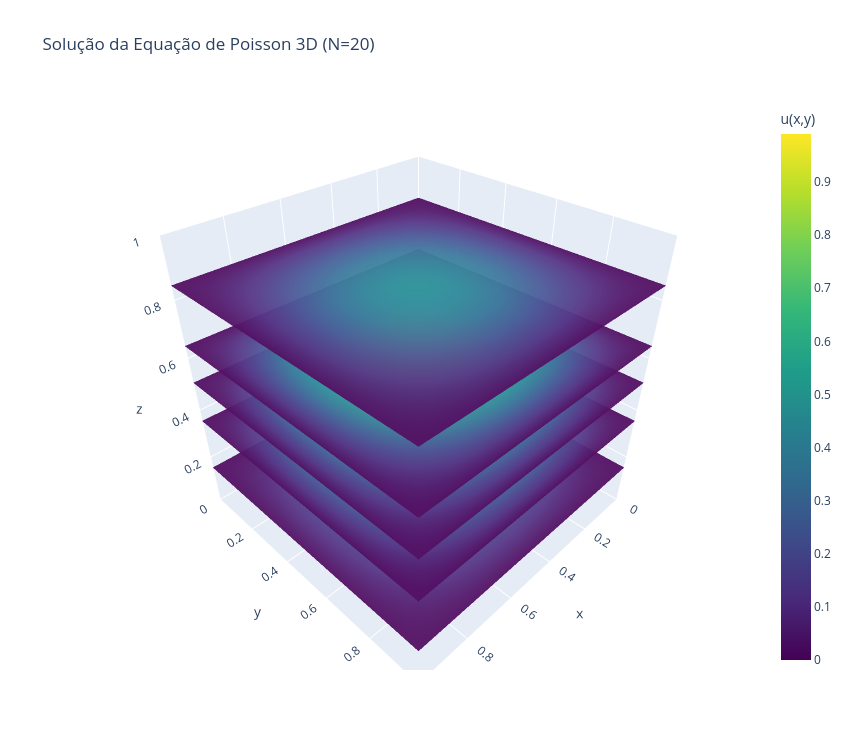

Source (notebook cell):
### Code cell
# =============================================================
# Equação de Poisson 3D — Método Espectral Galerkin-colocação
# ∇²u = f(x,y,z),  u = u_bc em ∂Ω
# =============================================================

# -------------------------------------------------------------
# parâmetros e pontos de colocação em cada direção
# -------------------------------------------------------------
N              = 20
xmin, xmax     = 0.0, 1.0
ymin, ymax     = 0.0, 1.0
zmin, zmax     = 0.0, 1.0

j    = np.arange(N + 1)
xi   = np.cos(np.pi * j / N)

x    = 0.5 * (xmin + xmax) + 0.5 * (xmax - xmin) * xi
y    = 0.5 * (ymin + ymax) + 0.5 * (ymax - ymin) * xi
z    = 0.5 * (zmin + zmax) + 0.5 * (zmax - zmin) * xi

Xg, Yg, Zg = np.meshgrid(x, y, z, indexing="ij")

# -------------------------------------------------------------
# matriz de diferenciação espectral em 1D
# -------------------------------------------------------------
c       = np.ones(N + 1)
c[0]    = 2.0
c[-1]   = 2.0
c       = c * ((-1.0) ** j)

Xm      = np.tile(xi, (N + 1, 1)).T
dXm     = Xm - Xm.T
D_ref   = np.outer(c, 1.0 / c) / (dXm + np.eye(N + 1))
D_ref  -= np.diag(D_ref.sum(axis=1))

Dx      = (2.0 / (xmax - xmin)) * D_ref
Dy      = (2.0 / (ymax - ymin)) * D_ref
Dz      = (2.0 / (zmax - zmin)) * D_ref

D2x     = Dx @ Dx
D2y     = Dy @ Dy
D2z     = Dz @ Dz

# -------------------------------------------------------------
# laplaciano 3D
# -------------------------------------------------------------
I       = np.eye(N + 1)
Lap     = (np.kron(np.kron(D2x, I), I)
         + np.kron(np.kron(I, D2y), I)
         + np.kron(np.kron(I, I), D2z))

# -------------------------------------------------------------
# termo fonte e solução analítica (caso de teste)
# u = sin(πx) sin(πy) sin(πz)  →  ∇²u = -3π² u
# -------------------------------------------------------------
f       = -3.0 * (np.pi ** 2) * np.sin(np.pi * Xg) * np.sin(np.pi * Yg) * np.sin(np.pi * Zg)
u_exata = np.sin(np.pi * Xg) * np.sin(np.pi * Yg) * np.sin(np.pi * Zg)

f_flat       = f.ravel(order="F")
u_exata_flat = u_exata.ravel(order="F")

# -------------------------------------------------------------
# condições de contorno de Dirichlet homogêneas (u = 0 em ∂Ω)
# -------------------------------------------------------------
A    = Lap.copy()
rhs  = f_flat.copy()

mask_bc = np.zeros((N + 1, N + 1, N + 1), dtype=bool)
mask_bc[0, :, :] = True;  mask_bc[-1, :, :] = True
mask_bc[:, 0, :] = True;  mask_bc[:, -1, :] = True
mask_bc[:, :, 0] = True;  mask_bc[:, :, -1] = True
idx_bc = np.where(mask_bc.ravel(order="F"))[0]

A[idx_bc, :]      = 0.0
A[idx_bc, idx_bc] = 1.0
rhs[idx_bc]       = 0.0

# -------------------------------------------------------------
# solução do sistema linear
# -------------------------------------------------------------
u_flat = solve(A, rhs)
u      = u_flat.reshape((N + 1, N + 1, N + 1), order="F")

# -------------------------------------------------------------
# diagnóstico
# -------------------------------------------------------------
erro    = norm(u_flat - u_exata_flat, ord=np.inf)
residuo = norm((Lap @ u_flat - f_flat)[~mask_bc.ravel(order="F")], ord=np.inf)

print("=" * 55)
print(f"N = {N} por direção  |  Pontos da Malha Numérica = {(N+1)**3}")
print(f"Erro Absoluto Global: {erro:.3e}")
print("=" * 55)

# -------------------------------------------------------------
# visualização da solução numérica em cortes centrais
# -------------------------------------------------------------
k_mid = N // 2
fig, axes = plt.subplots(1, 3, figsize=(15, 4.2))

im0 = axes[0].imshow(u[:, :, k_mid].T, origin="lower",
                     extent=[xmin, xmax, ymin, ymax], cmap="viridis")
axes[0].set_title(f"Solução Numérica (z = {z[k_mid]:.2f})")
axes[0].set_xlabel("x"); axes[0].set_ylabel("y")
plt.colorbar(im0, ax=axes[0])

im1 = axes[1].imshow(u[:, k_mid, :].T, origin="lower",
                     extent=[xmin, xmax, zmin, zmax], cmap="viridis")
axes[1].set_title(f"Solução Numérica (y = {y[k_mid]:.2f})")
axes[1].set_xlabel("x"); axes[1].set_ylabel("z")
plt.colorbar(im1, ax=axes[1])

im2 = axes[2].imshow(u[k_mid, :, :].T, origin="lower",
                     extent=[ymin, ymax, zmin, zmax], cmap="viridis")
axes[2].set_title(f"Solução Numérica (x = {x[k_mid]:.2f})")
axes[2].set_xlabel("y"); axes[2].set_ylabel("z")
plt.colorbar(im2, ax=axes[2])

plt.tight_layout(); plt.show()

# -----------------------------------------------------------------------------
# visualização do campo u(x,y,z) com cortes apenas na direção z
# -----------------------------------------------------------------------------

Ng = 60
xg = np.linspace(xmin, xmax, Ng)
yg = np.linspace(ymin, ymax, Ng)
zg = np.linspace(zmin, zmax, Ng)
Xgr, Ygr, Zgr = np.meshgrid(xg, yg, zg, indexing="ij")

interp_u = RegularGridInterpolator((x, y, z), u, method="linear",
                                   bounds_error=False, fill_value=0.0)
Ugrid = interp_u(np.stack([Xgr.ravel(), Ygr.ravel(), Zgr.ravel()], axis=-1)
                 ).reshape(Ng, Ng, Ng)

# níveis de z nos quais queremos ver o potencial no plano xy
z_levels = [0.15, 0.35, 0.5, 0.65, 0.85]
kz_list  = [int(round(zl * (Ng - 1))) for zl in z_levels]

fig = go.Figure()

for i, kz in enumerate(kz_list):
    fig.add_trace(go.Surface(
        x=Xgr[:, :, kz],
        y=Ygr[:, :, kz],
        z=np.full((Ng, Ng), zg[kz]),
        surfacecolor=Ugrid[:, :, kz],
        colorscale="Viridis",
        cmin=Ugrid.min(), cmax=Ugrid.max(),
        showscale=(i == len(kz_list) - 1),
        colorbar=dict(title="u(x,y)", x=1.02) if i == len(kz_list) - 1 else None,
        opacity=0.95,
        name=f"z = {zg[kz]:.2f}",
    ))

fig.update_layout(
    title=f"Solução da Equação de Poisson 3D (N={N})",
    scene=dict(
        xaxis_title="x", yaxis_title="y", zaxis_title="z",
        xaxis=dict(range=[xmin, xmax]),
        yaxis=dict(range=[ymin, ymax]),
        zaxis=dict(range=[zmin, zmax]),
        aspectmode="cube",
    ),
    width=850, height=750,
)

fig.show()
# -------------------------------------------------------------
# erros absolutos ponto a ponto — separados por eixo (x, y, z)
# -------------------------------------------------------------
err3d = np.abs(u - u_exata)

plt.figure(figsize=(7, 4))
plt.semilogy(x, err3d[:, k_mid, k_mid] + 1e-16, "o-", color="crimson")
plt.xlabel("x"); plt.ylabel("|u_numérica - u_exata|")
plt.title("Erro Absoluto ao Longo de x")
plt.grid(which="both", alpha=0.3)
plt.tight_layout(); plt.show()

plt.figure(figsize=(7, 4))
plt.semilogy(y, err3d[k_mid, :, k_mid] + 1e-16, "o-", color="darkgreen")
plt.xlabel("y"); plt.ylabel("|u_numérica - u_exata|")
plt.title("Erro Absoluto ao Longo de y")
plt.grid(which="both", alpha=0.3)
plt.tight_layout(); plt.show()

plt.figure(figsize=(7, 4))
plt.semilogy(z, err3d[k_mid, k_mid, :] + 1e-16, "o-", color="navy")
plt.xlabel("z"); plt.ylabel("|u_numérica - u_exata|")
plt.title("Erro Absoluto ao Longo de z")
plt.grid(which="both", alpha=0.3)
plt.tight_layout(); plt.show()

# -------------------------------------------------------------
# convergência espectral — erro vs. N, separado por eixo (x, y, z)
# -------------------------------------------------------------
Ns = np.arange(4, N + 1, 2)
errs_x, errs_y, errs_z = [], [], []

for Ni in Ns:
    ji  = np.arange(Ni + 1)
    xii = np.cos(np.pi * ji / Ni)
    xi_phys = 0.5 * (xmin + xmax) + 0.5 * (xmax - xmin) * xii

    ci      = np.ones(Ni + 1); ci[0] = 2.0; ci[-1] = 2.0
    ci     *= ((-1.0) ** ji)
    Xi      = np.tile(xii, (Ni + 1, 1)).T
    dXi     = Xi - Xi.T
    Di      = np.outer(ci, 1.0 / ci) / (dXi + np.eye(Ni + 1))
    Di     -= np.diag(Di.sum(axis=1))
    Di     *= 2.0 / (xmax - xmin)
    D2i     = Di @ Di

    Ii      = np.eye(Ni + 1)
    Lapi    = (np.kron(np.kron(D2i, Ii), Ii)
             + np.kron(np.kron(Ii, D2i), Ii)
             + np.kron(np.kron(Ii, Ii), D2i))

    Xg_i, Yg_i, Zg_i = np.meshgrid(xi_phys, xi_phys, xi_phys, indexing="ij")
    fi      = -3.0 * (np.pi ** 2) * np.sin(np.pi * Xg_i) * np.sin(np.pi * Yg_i) * np.sin(np.pi * Zg_i)
    fi_flat = fi.ravel(order="F")
    ue_flat = fi_flat / (-3.0 * np.pi ** 2)

    mask_i  = np.zeros((Ni + 1, Ni + 1, Ni + 1), dtype=bool)
    mask_i[0, :, :] = True;  mask_i[-1, :, :] = True
    mask_i[:, 0, :] = True;  mask_i[:, -1, :] = True
    mask_i[:, :, 0] = True;  mask_i[:, :, -1] = True
    idx_i   = np.where(mask_i.ravel(order="F"))[0]

    Ai      = Lapi.copy(); bi = fi_flat.copy()
    Ai[idx_i, :]     = 0.0
    Ai[idx_i, idx_i] = 1.0
    bi[idx_i]        = 0.0

    ui_flat = solve(Ai, bi)
    ui      = ui_flat.reshape((Ni + 1, Ni + 1, Ni + 1), order="F")
    ue      = ue_flat.reshape((Ni + 1, Ni + 1, Ni + 1), order="F")
    erri    = np.abs(ui - ue)

    k = Ni // 2
    errs_x.append(np.max(erri[:, k, k]))
    errs_y.append(np.max(erri[k, :, k]))
    errs_z.append(np.max(erri[k, k, :]))

# -------- erro vs. N ao longo de x --------
plt.figure(figsize=(6.5, 4))
plt.semilogy(Ns, errs_x, "o-", color="crimson")
plt.xlabel("N"); plt.ylabel("Erro Máximo Absoluto")
plt.title("Evolução do Erro por Quantidade de Polinômios (x)")
plt.grid(which="both", alpha=0.3)
plt.tight_layout(); plt.show()

# -------- erro vs. N ao longo de y --------
plt.figure(figsize=(6.5, 4))
plt.semilogy(Ns, errs_y, "o-", color="darkgreen")
plt.xlabel("N"); plt.ylabel("Erro Máximo Absoluto")
plt.title("Evolução do Erro por Quantidade de Polinômios (y)")
plt.grid(which="both", alpha=0.3)
plt.tight_layout(); plt.show()

# -------- erro vs. N ao longo de z --------
plt.figure(figsize=(6.5, 4))
plt.semilogy(Ns, errs_z, "o-", color="navy")
plt.xlabel("N"); plt.ylabel("Erro Máximo Absoluto")
plt.title("Evolução do Erro por Quantidade de Polinômios (z)")
plt.grid(which="both", alpha=0.3)
plt.tight_layout(); plt.show()

### Figure 1 — Plotly figure (JSON) as saved in the notebook; plotly's stock layout.template omitted (floating-point values rounded to 4 significant figures; data arrays with more than 128 entries replaced by an {"elided": "..."} marker saying what was removed)
{"data": [{"cmax": 0.9903, "cmin": -3.608e-12, "colorscale": [[0, "#440154"], [0.1111, "#482878"], [0.2222, "#3e4989"], [0.3333, "#31688e"], [0.4444, "#26828e"], [0.5556, "#1f9e89"], [0.6667, "#35b779"], [0.7778, "#6ece58"], [0.8889, "#b5de2b"], [1, "#fde725"]], "name": "z = 0.15", "opacity": 0.95, "showscale": false, "surfacecolor": {"elided": "60x60 float values"}, "type": "surface", "x": {"elided": "60x60 float values"}, "y": {"elided": "60x60 float values"}, "z": {"elided": "60x60 float values"}}, {"cmax": 0.9903, "cmin": -3.608e-12, "colorscale": [[0, "#440154"], [0.1111, "#482878"], [0.2222, "#3e4989"], [0.3333, "#31688e"], [0.4444, "#26828e"], [0.5556, "#1f9e89"], [0.6667, "#35b779"], [0.7778, "#6ece58"], [0.8889, "#b5de2b"], [1, "#fde725"]], "name": "z = 0.36", "opacity": 0.95, "showscale": false, "surfacecolor": {"elided": "60x60 float values"}, "type": "surface", "x": {"elided": "60x60 float values"}, "y": {"elided": "60x60 float values"}, "z": {"elided": "60x60 float values"}}, {"cmax": 0.9903, "cmin": -3.608e-12, "colorscale": [[0, "#440154"], [0.1111, "#482878"], [0.2222, "#3e4989"], [0.3333, "#31688e"], [0.4444, "#26828e"], [0.5556, "#1f9e89"], [0.6667, "#35b779"], [0.7778, "#6ece58"], [0.8889, "#b5de2b"], [1, "#fde725"]], "name": "z = 0.51", "opacity": 0.95, "showscale": false, "surfacecolor": {"elided": "60x60 float values"}, "type": "surface", "x": {"elided": "60x60 float values"}, "y": {"elided": "60x60 float values"}, "z": {"elided": "60x60 float values"}}, {"cmax": 0.9903, "cmin": -3.608e-12, "colorscale": [[0, "#440154"], [0.1111, "#482878"], [0.2222, "#3e4989"], [0.3333, "#31688e"], [0.4444, "#26828e"], [0.5556, "#1f9e89"], [0.6667, "#35b779"], [0.7778, "#6ece58"], [0.8889, "#b5de2b"], [1, "#fde725"]], "name": "z = 0.64", "opacity": 0.95, "showscale": false, "surfacecolor": {"elided": "60x60 float values"}, "type": "surface", "x": {"elided": "60x60 float values"}, "y": {"elided": "60x60 float values"}, "z": {"elided": "60x60 float values"}}, {"cmax": 0.9903, "cmin": -3.608e-12, "colorbar": {"title": {"text": "u(x,y)"}, "x": 1.02}, "colorscale": [[0, "#440154"], [0.1111, "#482878"], [0.2222, "#3e4989"], [0.3333, "#31688e"], [0.4444, "#26828e"], [0.5556, "#1f9e89"], [0.6667, "#35b779"], [0.7778, "#6ece58"], [0.8889, "#b5de2b"], [1, "#fde725"]], "name": "z = 0.85", "opacity": 0.95, "showscale": true, "surfacecolor": {"elided": "60x60 float values"}, "type": "surface", "x": {"elided": "60x60 float values"}, "y": {"elided": "60x60 float values"}, "z": {"elided": "60x60 float values"}}], "layout": {"height": 750, "scene": {"aspectmode": "cube", "xaxis": {"range": [0, 1], "title": {"text": "x"}}, "yaxis": {"range": [0, 1], "title": {"text": "y"}}, "zaxis": {"range": [0, 1], "title": {"text": "z"}}}, "title": {"text": "Solução da Equação de Poisson 3D (N=20)"}, "width": 850}}
